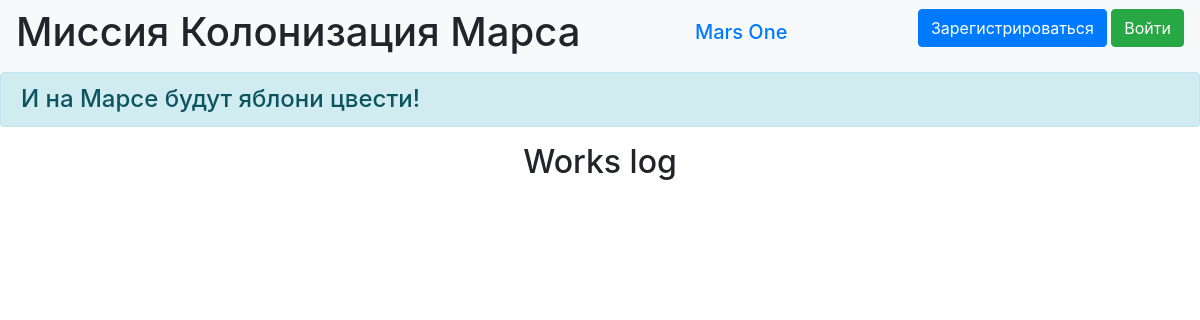
/jobs, run on an earlier commit of the app's database.
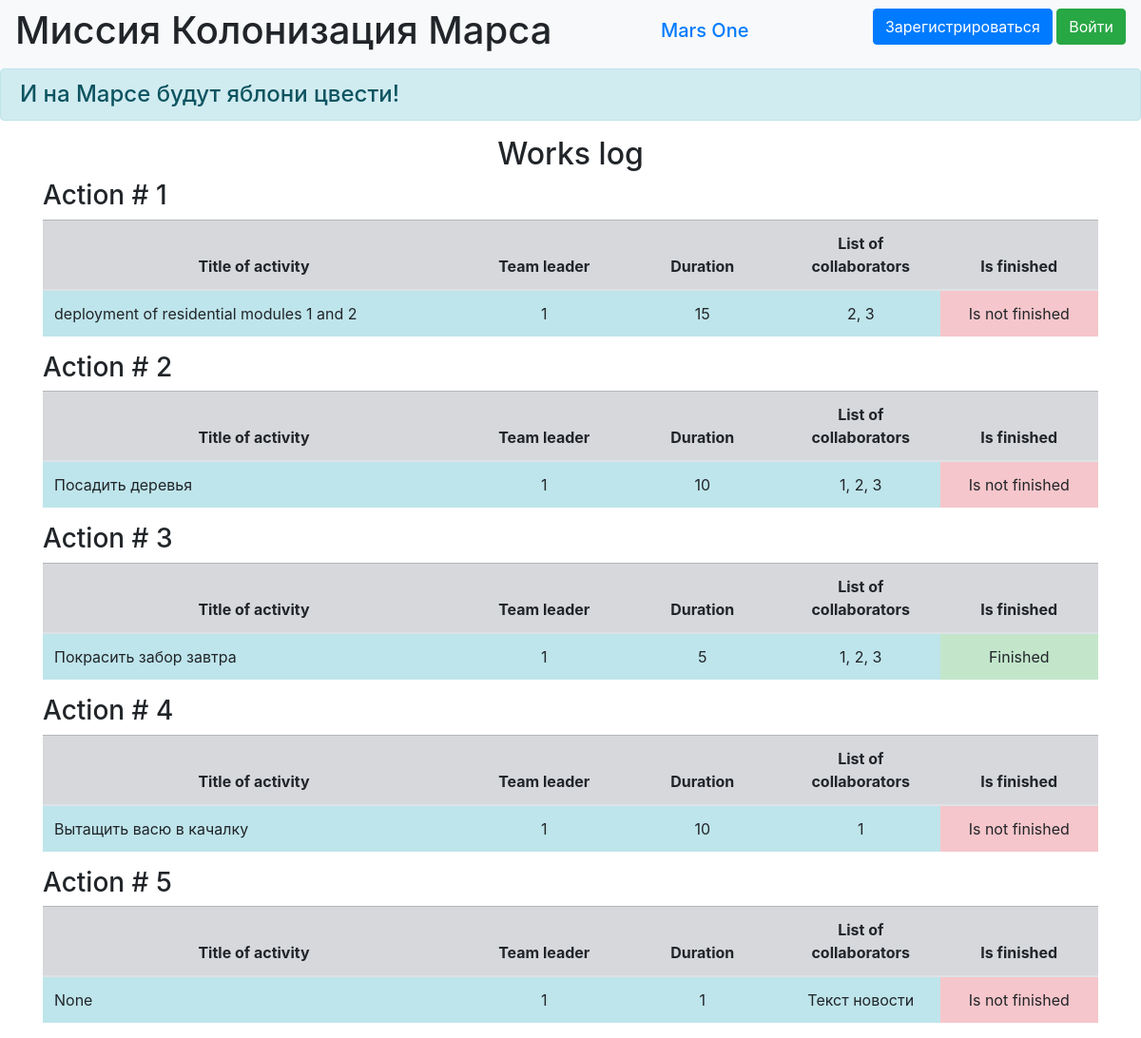
And on a later commit of the database.
### data/jobs.py (models this page shows)
class Jobs(SqlAlchemyBase):
    __tablename__ = 'jobs'
    id = sqlalchemy.Column(sqlalchemy.Integer,
                           primary_key=True, autoincrement=True)
    team_leader = sqlalchemy.Column(sqlalchemy.Integer,
                                    sqlalchemy.ForeignKey("users.id"))
    job = sqlalchemy.Column(sqlalchemy.String, nullable=True)
    work_size = sqlalchemy.Column(sqlalchemy.Integer, nullable=True)
    collaborators = sqlalchemy.Column(sqlalchemy.String, nullable=True)
    is_finished = sqlalchemy.Column(sqlalchemy.Boolean, default=True)
    start_date = sqlalchemy.Column(sqlalchemy.DateTime,
                                   default=datetime.datetime.now)
    end_date = sqlalchemy.Column(sqlalchemy.DateTime,
                                 default=datetime.datetime.now)
    user = orm.relationship('User')

### main.py (the view)
@app.route('/jobs')
def jobs():
    db_sess = db_session.create_session()
    jobs = db_sess.query(Jobs).all()
    return render_template('jobs.html', jobs=jobs)

### data/db_session.py (called while the page is built)
def create_session() -> Session:
    global __factory
    return __factory()

### templates/jobs.html (shortened to what this page needs)
{% extends "base.html" %}
{% block content %}
<h2>Works log</h2>
{% for item in jobs %}
<h3>Action # {{item.id}}</h3>
<table class="table">
  <thead>
    <tr class="table-secondary cell-1">
      <th scope="col" width="40%">Title of activity</th>
      <th scope="col" width="15%">Team leader</th>
      <th scope="col" width="15%">Duration</th>
      <th scope="col" width="15%">List of collaborators</th>
      <th scope="col" width="15%">Is finished</th>
    </tr>
  </thead>
  <tbody>
    <tr>
      <td scope="row" class="table-info">{{item.job}}</td>
      <td class="table-info" align="center">{{item.team_leader}}</td>
      <td class="table-info" align="center">{{item.work_size}}</td>
      <td class="table-info" align="center">{{item.collaborators}}</td>
      {% if item.is_finished %}
      <td class="table-success" align="center">Finished</td>
      {% else %}
      <td class="table-danger" align="center">Is not finished</td>
      {% endif %}
    </tr>
</table>
{% endfor %}
{% endblock %}

### templates/base.html (shortened to what this page needs)
<!doctype html>
<html lang="en">
<head>
    <link rel="stylesheet"
          href="https://stackpath.bootstrapcdn.com/bootstrap/4.4.1/css/bootstrap.min.css"
>
    <link rel="stylesheet" type="text/css" href="../static/css/style.css" />
</head>
<body>
<header>
    <nav class="navbar navbar-light bg-light">
        <h1 class="muted-text">Миссия Колонизация Марса</h1>
        <h1 class="navbar-brand"><a href="#">Mars One</a></h1>
        {% if current_user.is_authenticated %}
    <a class="navbar-brand" href="/logout">{{ current_user.name }}</a>
{% else %}
    <p>
        <a class="btn btn-primary " href="/register">Зарегистрироваться</a>
        <a class="btn btn-success" href="/login">Войти</a>
    </p>
{% endif %}
    </nav>
    <h4 class="alert alert-info">И на Марсе будут яблони цвести!</h4>
</header>
<main role="main" class="container">
    {% block content %}{% endblock %}
</main>
</body>
</html>

### static/css/style.css (style rules this page uses)
th, center-text { text-align: center; vertical-align: middle; }
h2 { text-align: center; }
.cell-1 { vertical-align: middle; }

What changed in the data, as far as the page shows it:
added Jobs: id "1", job "deployment of residential modules 1 and 2", team_leader "1", work_size "15", collaborators "2, 3", is_finished "Is not finished"
added Jobs: id "2", job "Посадить деревья", team_leader "1", work_size "10", collaborators "1, 2, 3", is_finished "Is not finished"
added Jobs: id "3", job "Покрасить забор завтра", team_leader "1", work_size "5", collaborators "1, 2, 3", is_finished "Finished"
added Jobs: id "4", job "Вытащить васю в качалку", team_leader "1", work_size "10", collaborators "1", is_finished "Is not finished"
added Jobs: id "5", job "None", team_leader "1", work_size "1", collaborators "Текст новости", is_finished "Is not finished"
